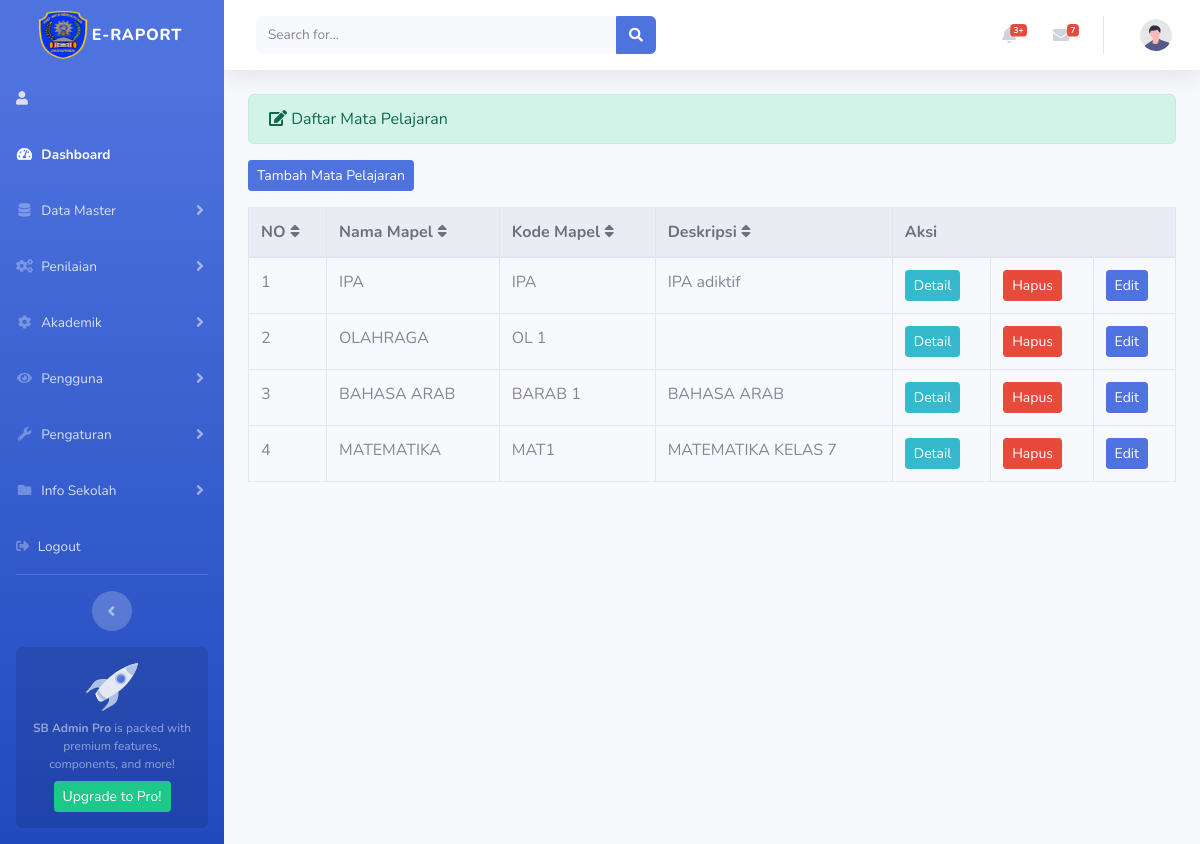
Before: /index.php/administrator/mapel with the older database file.
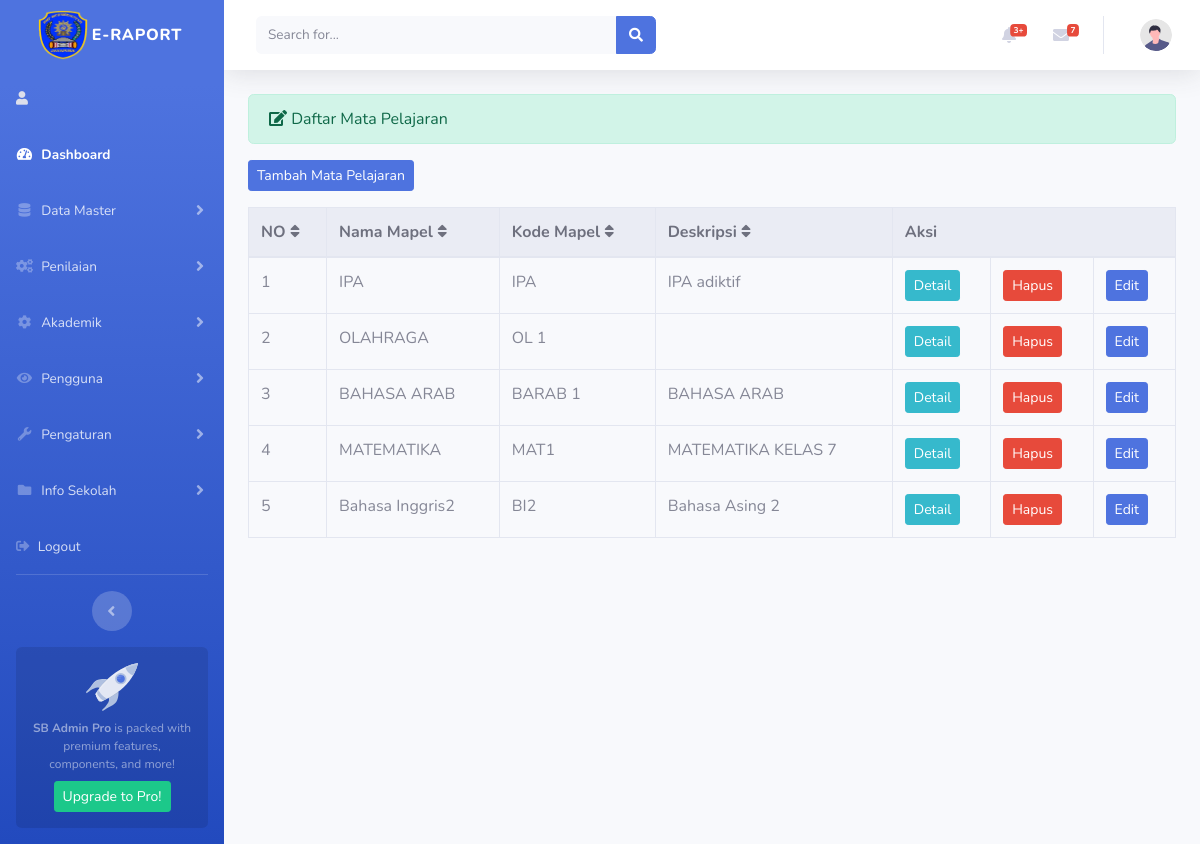
After: the same page with the newer database file.
### tables this page shows
CREATE TABLE `mapel` (
  `id_mapel` int(50) NOT NULL,
  `nama_mapel` varchar(100) NOT NULL,
  `kode_mapel` varchar(15) NOT NULL,
  `deskripsi` varchar(100) NOT NULL
);

### application/controllers/administrator/mapel.php (called while the page is built, shortened)
<?php
class Mapel extends CI_Controller {
    public function __construct() {
        $this->load->model('Mapel_model');
        $this->load->library('form_validation');
    }
    public function index() {
        $data['mapel'] = $this->Mapel_model->tampil_data('mapel');
        $this->load->view('templates_administrator/header');
        $this->load->view('templates_administrator/sidebar');
        $this->load->view('administrator/mapel', $data);
        $this->load->view('templates_administrator/footer');
    }
}
?>

### index.php (called while the page is built, shortened)
<?php
require_once BASEPATH.'core/CodeIgniter.php';

### application/models/mapel_model.php (called while the page is built, shortened)
<?php
class Mapel_model extends CI_Model {
    public function tampil_data() {
        return $this->db->get('mapel')->result();
    }
}
?>

### application/views/administrator/mapel.php (the view, shortened to what this page needs)
<div class="container-fluid">
    <div class="alert alert-success" role="alert">
        <i class="fas fa-edit"></i> Daftar Mata Pelajaran
    </div>
    <?php echo anchor('administrator/mapel/tambah_mapel', '<button class="btn btn-sm btn-primary mb-3">Tambah Mata Pelajaran</button>') ?>
    <table id="mapel_table" class="table table-bordered table-hover">
        <thead class="thead-light">
            <tr>
                <th class="sort" data-sort="no">NO <span class="sort-icon"><i class="fas fa-sort"></i></span></th>
                <th class="sort" data-sort="nama_mapel">Nama Mapel <span class="sort-icon"><i class="fas fa-sort"></i></span></th>
                <th class="sort" data-sort="kode_mapel">Kode Mapel <span class="sort-icon"><i class="fas fa-sort"></i></span></th>
                <th class="sort" data-sort="deskripsi">Deskripsi <span class="sort-icon"><i class="fas fa-sort"></i></span></th>
                <th colspan="3">Aksi</th>
            </tr>
        </thead>
        <tbody class="list">
            <?php if (!empty($mapel)) : ?>
                <?php $no = 1; foreach($mapel as $mp) : ?>
                <tr>
                    <td><?php echo $no++ ?></td>
                    <td><?php echo $mp->nama_mapel ?></td>
                    <td><?php echo $mp->kode_mapel ?></td>
                    <td><?php echo $mp->deskripsi ?></td>
                    <td>
                        <a href="<?php echo base_url('administrator/mapel/detail/'.$mp->id_mapel); ?>" class="btn btn-sm btn-info">Detail</a>
                    </td>
                    <td>
                        <a href="<?php echo base_url('administrator/mapel/delete/'.$mp->id_mapel); ?>" class="btn btn-sm btn-danger">Hapus</a>
                    </td>
                    <td>
                        <a href="<?php echo base_url('administrator/mapel/update/'.$mp->id_mapel); ?>" class="btn btn-sm btn-primary">Edit</a>
                    </td>
                </tr>
                <?php endforeach; ?>
            <?php else : ?>
                <tr>
                    <td colspan="8">Belum ada data mata pelajaran</td>
                </tr>
            <?php endif; ?>
        </tbody>
    </table>
</div>

Changed rows visible on the page:
added mapel: nama_mapel "Bahasa Inggris2", kode_mapel "BI2", deskripsi "Bahasa Asing 2"
